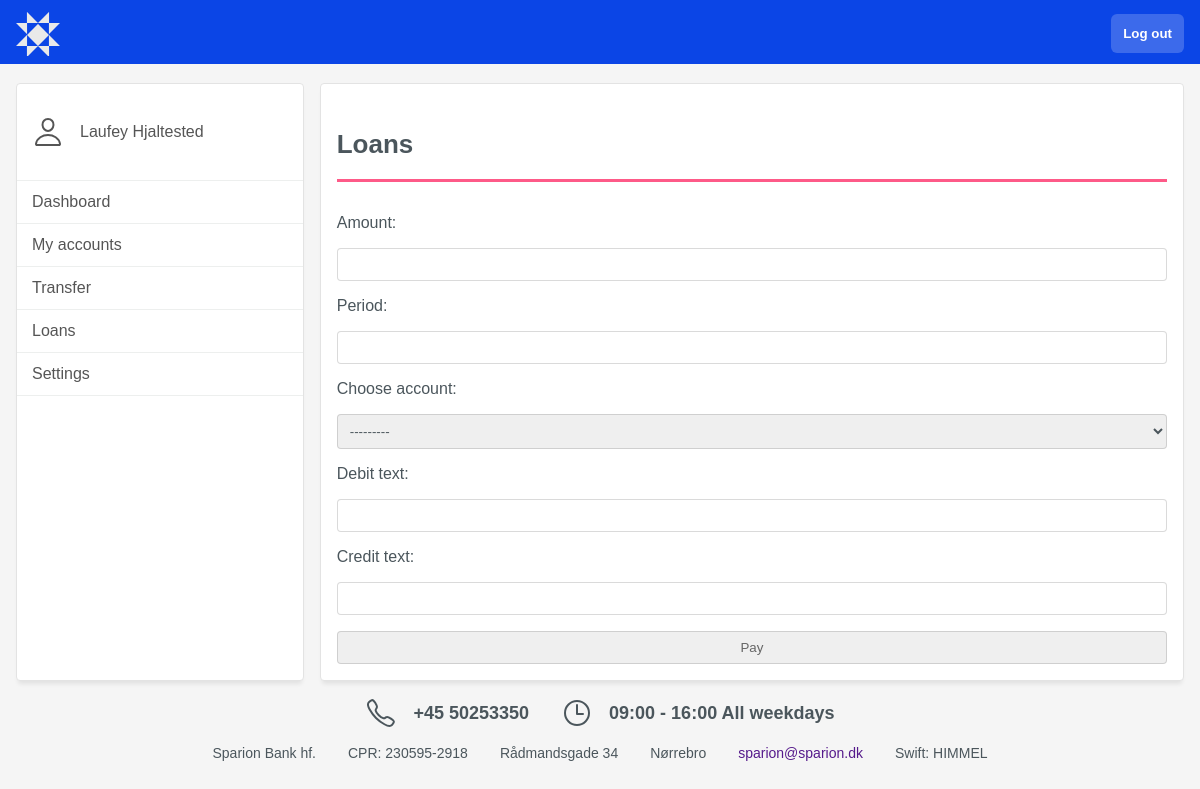
The app's page /loan_details/27/ (signed in), older data.
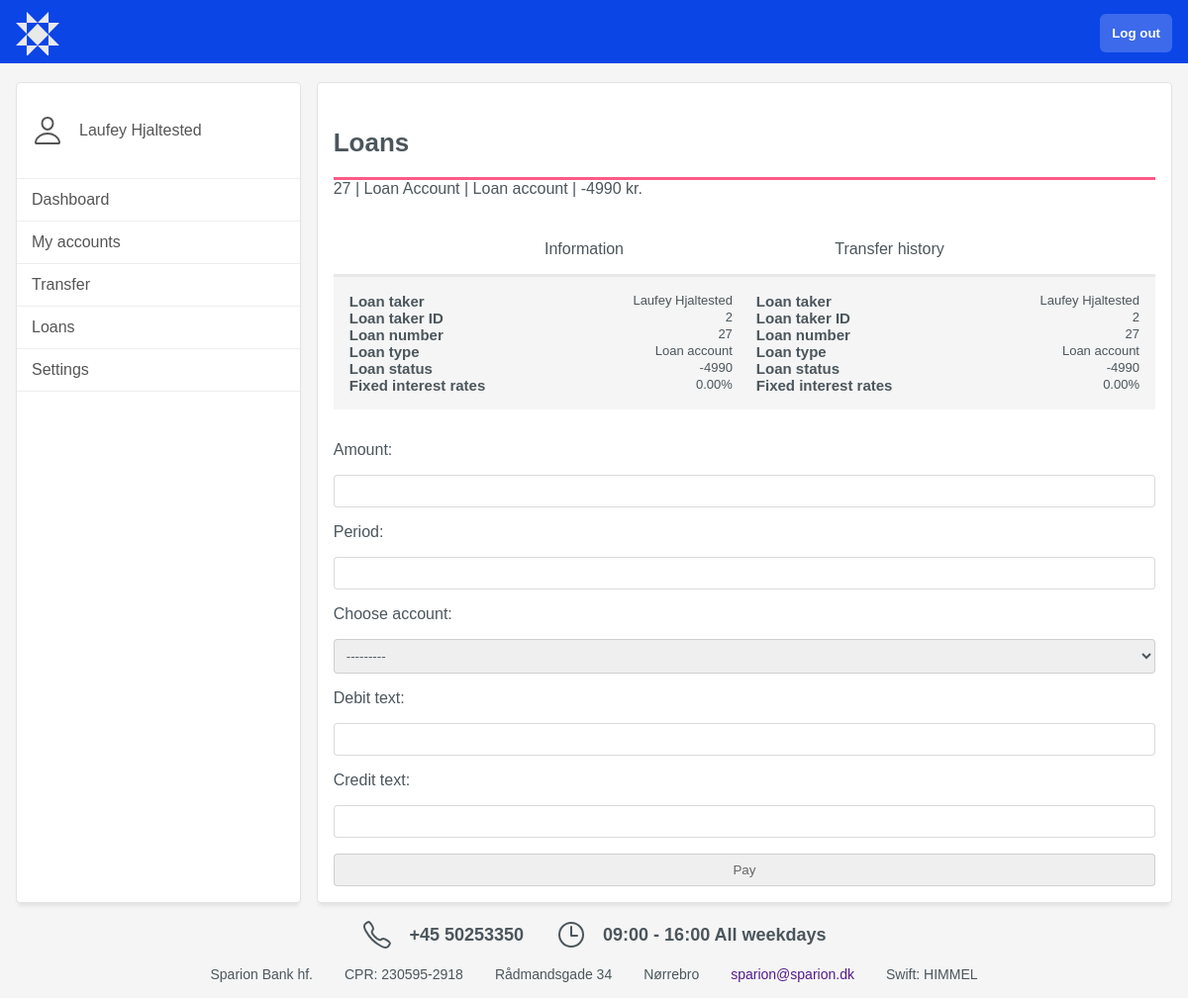
The same page, newer data.
### bank_app/models.py (models this page shows, shortened)
class Account(models.Model):
   LOANACCOUNT = 'Loan account'
   CREDITCARD = 'Credit card'
   DEBITCARD = 'Debit card'
   SAVINGSACCOUNT = 'Savings account'
   ACCOUNTS = [
      (LOANACCOUNT, 'Loan Account'),
      (DEBITCARD, 'Debit Card Account'),
      (CREDITCARD, 'Credit Card Account'),
      (SAVINGSACCOUNT, 'Savings Account'),
   ]
   user = models.ForeignKey(User, on_delete=models.CASCADE)
   title = models.CharField(max_length=200)
   account_type = models.CharField(choices=ACCOUNTS, default=SAVINGSACCOUNT, max_length=20)
   last_update = models.DateTimeField(auto_now_add=True, null=True)
   class Meta:
      get_latest_by = 'pk'
   @property
   def movements(self) -> QuerySet:
      return Ledger.objects.filter(account=self)
   @property
   def money(self) -> Decimal:
      return self.movements.aggregate(models.Sum('amount'))['amount__sum'] or Decimal(0)
   def __str__(self):
      return f"{self.pk} | {self.title} | {self.account_type} | {self.money} kr."

class Customer(models.Model):
   BASIC = 'basic'
   SILVER = 'silver'
   GOLD = 'GOLD'
   RANKS = [
      (BASIC, 'Basic'),
      (SILVER, 'Silver'),
      (GOLD, 'Gold'),
   ]
   user = models.OneToOneField(User, primary_key=True, on_delete=models.CASCADE)
   phone_number = models.CharField(max_length=20)
   customer_rank = models.CharField(choices=RANKS, default=BASIC, max_length=6)
   totp_identity = models.UUIDField(default=uuid.uuid4, editable=False)
   @property
   def full_name(self) -> str:
      return f'{self.user.first_name} {self.user.last_name}'
   @property
   def accounts(self) -> QuerySet:
      return Account.objects.filter(user=self.user)

### bank_app/views.py (the view)
# urls.py: path('loan_details/', views.loan_details, name='loan_details'),
@login_required
def loan_details(request, id):
   account = Account.objects.filter(id=id)
   if request.method == "POST":
      loan_form = LoanForm(request.POST)
      loan_form.fields['account'].queryset = request.user.customer.accounts
      if loan_form.is_valid():
         amount = loan_form.cleaned_data['amount']
         customer_account = Account.objects.get(pk=loan_form.cleaned_data['account'].pk)
         account = Account.objects.get(pk=id)
         debit_text = loan_form.cleaned_data['debit_text']
         credit_text = loan_form.cleaned_data['credit_text']
         transfer = Ledger.transfer(amount, customer_account, debit_text, account, credit_text)
         print(transfer)
         return HttpResponseRedirect(f'/loan_details/{id}')
   else:
      loan_form = LoanForm()
      loan_form.fields['account'].queryset = request.user.customer.accounts
   context = {
      'account':account,
      'accounts':Account.objects.all(),
      'loan_form':loan_form,
   }
   return render(request, 'bank_app/loan_details.html', context)

### bank_app/forms.py (shortened to what this page needs)
class LoanForm(forms.Form):
  amount = forms.DecimalField(max_digits=10)
  period = forms.CharField()
  account = forms.ModelChoiceField(label='Choose account', queryset=Customer.objects.none())
  debit_text = forms.CharField(max_length=35)
  credit_text = forms.CharField(max_length=35)

### bank_app/templates/bank_app/loan_details.html (shortened to what this page needs)
{% extends 'bank_app/base/base3.html' %}
{% block content %}
<h2>Loans</h2>
{% for a in account %}
{{a}}
<ul class="profile-nav">
  <a href="">
    <li>
      Information
    </li>
  </a>
  <a href="">
    <li>
      Transfer history
    </li>
  </a>
</ul>
<div class="info-loan-details">
<div>
  <div>
    <h5>Loan taker</h5>
    <p>{{a.user.customer.full_name}}</p>
  </div>
  <div>
    <h5>Loan taker ID</h5>
    <p>{{a.user.id}}</p>
  </div>
  <div>
    <h5>Loan number</h5>
    <p>{{a.id}}</p>
  </div>
  <div>
    <h5>Loan type</h5>
    <p>{{a.account_type}}</p>
  </div>
  <div>
    <h5>Loan status</h5>
    <p>{{a.money}}</p>
  </div>
  <div>
    <h5>Fixed interest rates</h5>
    <p>0.00%</p>
</div>
</div>
<div>
  <div>
    <h5>Loan taker</h5>
    <p>{{a.user.customer.full_name}}</p>
  </div>
  <div>
    <h5>Loan taker ID</h5>
    <p>{{a.user.id}}</p>
  </div>
  <div>
    <h5>Loan number</h5>
    <p>{{a.id}}</p>
  </div>
  <div>
    <h5>Loan type</h5>
    <p>{{a.account_type}}</p>
  </div>
  <div>
    <h5>Loan status</h5>
    <p>{{a.money}}</p>
  </div>
  <div>
    <h5>Fixed interest rates</h5>
    <p>0.00%</p>
</div>
</div>
</div>
{% endfor %}
<div class="form">
  <form action="" method="POST">
    {{ loan_form }}
    <input type="submit" value="Pay" name="" id="">
  </form>
</div>
{% endblock %}

Row changes from the older to the newer data that the page shows:
added Account: id+title+account_type "27 | Loan Account | Loan account | -4990 kr.", user.customer.full_name "Laufey Hjaltested", user.id "2", id "27", account_type "Loan account", money "-4990"
